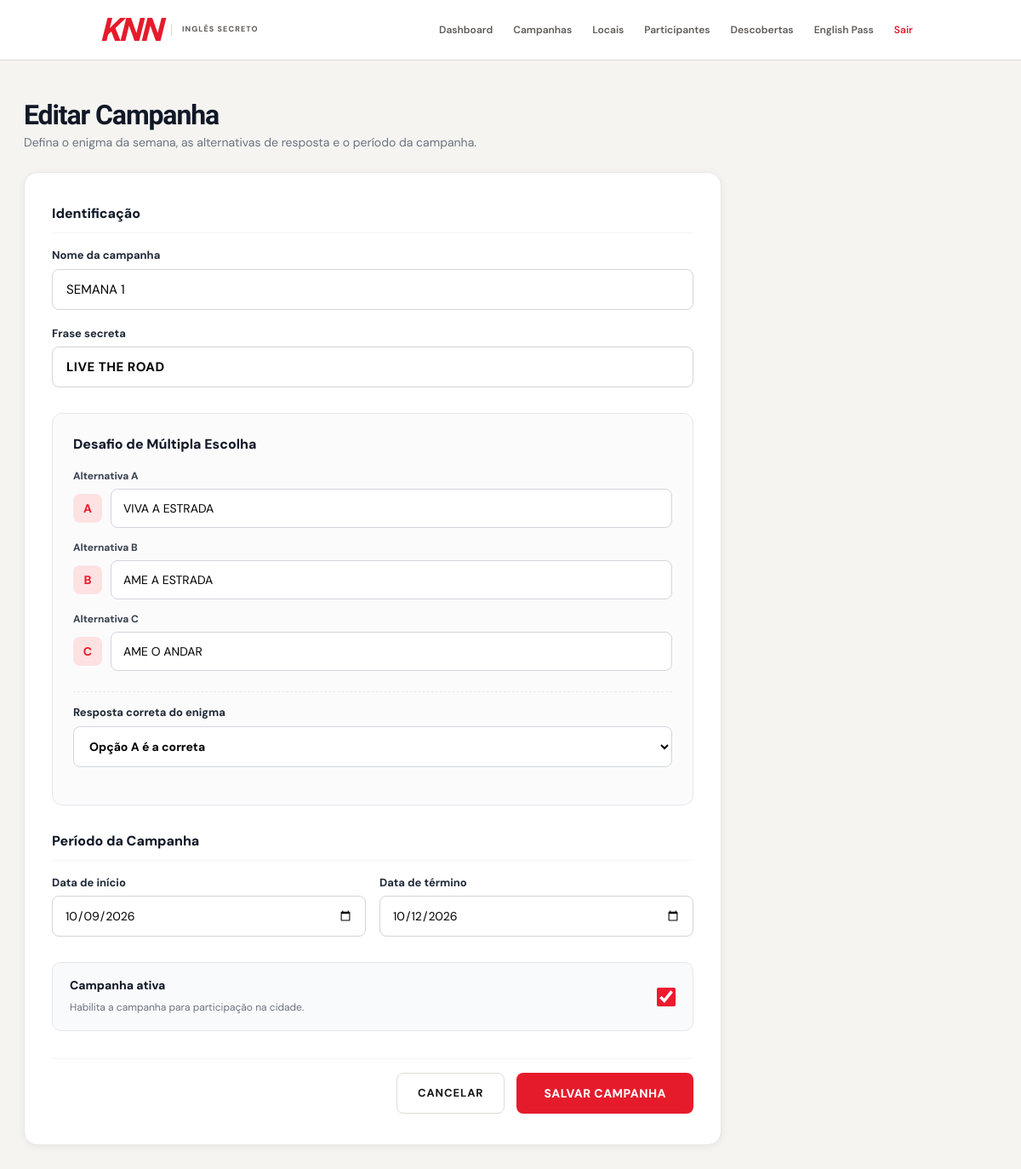
/admin/campanhas/14/editar (signed in), run on the app's committed database.
### tables this page shows
CREATE TABLE campanhas (
            id INTEGER PRIMARY KEY AUTOINCREMENT,
            codigo TEXT NOT NULL UNIQUE,
            nome TEXT NOT NULL,
            semana INTEGER NOT NULL,
            frase TEXT NOT NULL,
            traducao TEXT NOT NULL,
            data_inicio TEXT,
            data_fim TEXT,
            ativa INTEGER NOT NULL DEFAULT 0,
            data_criacao TEXT NOT NULL DEFAULT CURRENT_TIMESTAMP
        , opcao_a TEXT, opcao_b TEXT, opcao_c TEXT, resposta_correta TEXT DEFAULT 'A');

### app.py (the view, shortened to what this page needs)
@app.route("/admin/campanhas/<int:campanha_id>/editar", methods=["GET", "POST"])
@admin_required
def editar_campanha(campanha_id):
    connection = get_connection()
    campanha = connection.execute(
        """
        SELECT *
        FROM campanhas
        WHERE id = ?
        """,
        (campanha_id,)
    ).fetchone()
    connection.close()
    return render_template(
        "admin/campanha_form.html",
        campanha=campanha
    )

### app.py (called while the page is built)
def admin_required(function):
    @wraps(function)
    def decorated_function(*args, **kwargs):
        if not session.get("admin_logged"):
            return redirect(
                url_for("admin_login")
            )
        return function(*args, **kwargs)
    return decorated_function

### database.py (called while the page is built)
def get_connection():
    os.makedirs(os.path.dirname(DATABASE_PATH), exist_ok=True)
    connection = sqlite3.connect(DATABASE_PATH)
    connection.row_factory = sqlite3.Row
    connection.execute("PRAGMA foreign_keys = ON")
    return connection

### templates/admin/campanha_form.html (shortened to what this page needs)
{% extends "base.html" %}
{% block content %}
<div class="admin-header" style="margin-bottom: 24px;">
    <div>
        <h1 style="font-size: 32px; font-weight: 800; color: #111827; margin-bottom: 4px;">
            {% if campanha %}
            Editar Campanha
            {% else %}
            Nova Campanha
            {% endif %}
        </h1>
        <p style="color: #6b7280; font-size: 14px;">
            Defina o enigma da semana, as alternativas de resposta e o período da campanha.
        </p>
    </div>
</div>
<form method="POST" class="admin-form" style="max-width: 820px; background: #ffffff; border: 1px solid var(--border); border-radius: 16px; padding: 36px 32px; box-shadow: var(--shadow-sm);">
    <div style="margin-bottom: 30px;">
        <div style="font-size: 16px; font-weight: 800; color: #111827; margin-bottom: 16px; border-bottom: 1px solid #f3f4f6; padding-bottom: 10px;">
            Identificação
        </div>
        <div style="margin-bottom: 18px;">
            <label for="nome" style="display: block; font-size: 13px; font-weight: 700; color: #1f2937; margin-bottom: 6px;">
                Nome da campanha
            </label>
            <input id="nome" type="text" name="nome" value="{{ campanha.nome if campanha else '' }}"
                placeholder="Nome" required style="width: 100%; height: 48px; border-radius: 8px; border: 1px solid #d1d5db; padding: 0 16px; font-size: 15px; background: #fff;">
        </div>
        <div>
            <label for="frase" style="display: block; font-size: 13px; font-weight: 700; color: #1f2937; margin-bottom: 6px;">
                Frase secreta
            </label>
            <input id="frase" type="text" name="frase" value="{{ campanha.frase if campanha else '' }}"
                placeholder="Frase secreta" required style="width: 100%; height: 48px; border-radius: 8px; border: 1px solid #d1d5db; padding: 0 16px; font-size: 15px; font-weight: 700; text-transform: uppercase; background: #fff; letter-spacing: 0.5px;">
        </div>
    </div>
    <div style="margin-bottom: 30px; background: #fbfbfc; border: 1px solid #e5e7eb; border-radius: 12px; padding: 24px;">
        <div style="font-size: 16px; font-weight: 800; color: #111827; margin-bottom: 16px;">
            Desafio de Múltipla Escolha
        </div>
        <div style="display: flex; flex-direction: column; gap: 14px;">
            <div>
                <label for="opcao_a" style="display: block; font-size: 12px; font-weight: 700; color: #374151; margin-bottom: 6px;">Alternativa A</label>
                <div style="display: flex; align-items: center; gap: 10px;">
                    <span style="display: inline-flex; align-items: center; justify-content: center; width: 34px; height: 34px; background: #fee2e2; color: #ed1b2f; font-weight: 800; border-radius: 8px; font-size: 14px; flex-shrink: 0;">A</span>
                    <input id="opcao_a" type="text" name="opcao_a" value="{{ campanha.opcao_a if campanha and campanha.opcao_a else (campanha.traducao if campanha else '') }}" placeholder="Opção A" required style="flex: 1; height: 46px; border-radius: 8px; border: 1px solid #d1d5db; padding: 0 14px; font-size: 14px; background: #fff;">
                </div>
            </div>
            <div>
                <label for="opcao_b" style="display: block; font-size: 12px; font-weight: 700; color: #374151; margin-bottom: 6px;">Alternativa B</label>
                <div style="display: flex; align-items: center; gap: 10px;">
                    <span style="display: inline-flex; align-items: center; justify-content: center; width: 34px; height: 34px; background: #fee2e2; color: #ed1b2f; font-weight: 800; border-radius: 8px; font-size: 14px; flex-shrink: 0;">B</span>
                    <input id="opcao_b" type="text" name="opcao_b" value="{{ campanha.opcao_b if campanha and campanha.opcao_b else '' }}" placeholder="Opção B" required style="flex: 1; height: 46px; border-radius: 8px; border: 1px solid #d1d5db; padding: 0 14px; font-size: 14px; background: #fff;">
                </div>
            </div>
            <div>
                <label for="opcao_c" style="display: block; font-size: 12px; font-weight: 700; color: #374151; margin-bottom: 6px;">Alternativa C</label>
                <div style="display: flex; align-items: center; gap: 10px;">
                    <span style="display: inline-flex; align-items: center; justify-content: center; width: 34px; height: 34px; background: #fee2e2; color: #ed1b2f; font-weight: 800; border-radius: 8px; font-size: 14px; flex-shrink: 0;">C</span>
                    <input id="opcao_c" type="text" name="opcao_c" value="{{ campanha.opcao_c if campanha and campanha.opcao_c else '' }}" placeholder="Opção C" required style="flex: 1; height: 46px; border-radius: 8px; border: 1px solid #d1d5db; padding: 0 14px; font-size: 14px; background: #fff;">
                </div>
            </div>
            <div style="margin-top: 10px; padding-top: 14px; border-top: 1px dashed #e5e7eb;">
                <label for="resposta_correta" style="display: block; font-size: 13px; font-weight: 700; color: #1f2937; margin-bottom: 6px;">
                    Resposta correta do enigma
                </label>
                <select id="resposta_correta" name="resposta_correta" style="width: 100%; height: 48px; border-radius: 8px; border: 1px solid #d1d5db; padding: 0 14px; font-size: 14px; font-weight: 700; background: #fff;">
                    <option value="A" {% if not campanha or not campanha.resposta_correta or campanha.resposta_correta == 'A' %}selected{% endif %}>Opção A é a correta</option>
                </select>
            </div>
        </div>
    </div>
    <div style="margin-bottom: 30px;">
        <div style="font-size: 16px; font-weight: 800; color: #111827; margin-bottom: 16px; border-bottom: 1px solid #f3f4f6; padding-bottom: 10px;">
            Período da Campanha
        </div>
        <div style="display: grid; grid-template-columns: 1fr 1fr; gap: 16px;">
            <div>
                <label for="data_inicio" style="display: block; font-size: 13px; font-weight: 700; color: #1f2937; margin-bottom: 6px;">
                    Data de início
                </label>
                <input id="data_inicio" type="date" name="data_inicio" value="{{ campanha.data_inicio if campanha else '' }}" style="width: 100%; height: 48px; border-radius: 8px; border: 1px solid #d1d5db; padding: 0 14px; font-size: 14px; background: #fff;">
            </div>
            <div>
                <label for="data_fim" style="display: block; font-size: 13px; font-weight: 700; color: #1f2937; margin-bottom: 6px;">
                    Data de término
                </label>
                <input id="data_fim" type="date" name="data_fim" value="{{ campanha.data_fim if campanha else '' }}" style="width: 100%; height: 48px; border-radius: 8px; border: 1px solid #d1d5db; padding: 0 14px; font-size: 14px; background: #fff;">
            </div>
        </div>
    </div>
    <div style="margin-bottom: 32px; padding: 16px 20px; background: #f9fafb; border: 1px solid #e5e7eb; border-radius: 10px; display: flex; align-items: center; justify-content: space-between;">
        <div>
            <label for="ativa" style="font-size: 14px; font-weight: 800; color: #111827; cursor: pointer; display: block; margin-bottom: 2px;">
                Campanha ativa
            </label>
            <span style="font-size: 12px; color: #6b7280;">Habilita a campanha para participação na cidade.</span>
        </div>
        <input type="checkbox" id="ativa" name="ativa" {% if not campanha or campanha.ativa %}checked{% endif %} style="width: 22px; height: 22px; accent-color: var(--knn-red); cursor: pointer;">
    </div>
    <div style="display: flex; align-items: center; justify-content: flex-end; gap: 14px; padding-top: 16px; border-top: 1px solid #f3f4f6;">
        <a href="{{ url_for('campanhas') }}" class="btn btn-secondary" style="height: 48px; padding: 0 24px; font-size: 13px; font-weight: 700; border-radius: 8px; display: inline-flex; align-items: center;">
            CANCELAR
        </a>
        <button type="submit" class="btn btn-primary" style="height: 48px; padding: 0 32px; font-size: 14px; font-weight: 800; border-radius: 8px; letter-spacing: 0.5px;">
            SALVAR CAMPANHA
        </button>
    </div>
</form>
{% endblock %}

### static/css/style.css (style rules this page uses)
:root { --knn-red: #ed1b2f; --knn-red-dark: #c9001d; --knn-red-deep: #a90018; --knn-red-light: #fff0f2; --black: #111111; --text: #171717; --text-soft: #5f5f5f; --muted: #858585; --white: #ffffff; --background: #f7f7f7; --surface: #ffffff; --border: #e7e7e7; --border-dark: #d5d5d5; --green: #159447; --green-light: #eaf8ef; --yellow: #f0a800; --yellow-light: #fff7df; --blue: var(--knn-red); --blue-dark: var(--knn-red-dark); --blue-light: var(--knn-red-light); --red: var(--knn-red); --red-dark: var(--knn-red-dark); --pink: #ff3150; --pink-light: #fff0f2; --max-width: 1180px; --radius-sm: 8px; --radius-md: 14px; --radius-lg: 20px; --shadow-sm: 0 2px 10px rgba(0, 0, 0, 0.06); --shadow-md: 0 8px 30px rgba(0, 0, 0, 0.08); }
* { box-sizing: border-box; margin: 0; padding: 0; }
html { scroll-behavior: smooth; }
body { min-height: 100vh; font-family: "DM Sans", Arial, sans-serif; font-size: 16px; line-height: 1.5; color: var(--text); background: var(--background); -webkit-font-smoothing: antialiased; }
a { color: inherit; text-decoration: none; }
button, input, select, textarea { font: inherit; }
button { cursor: pointer; }
.btn { display: inline-flex; align-items: center; justify-content: center; min-height: 48px; padding: 12px 22px; border: 0; border-radius: 999px; font-size: 15px; font-weight: 700; transition: transform 0.2s ease, box-shadow 0.2s ease, background 0.2s ease; }
.btn-primary { background: var(--knn-red); color: var(--white); box-shadow: 0 7px 18px rgba(237, 27, 47, 0.2); }
.btn-secondary { border: 1px solid var(--border); background: var(--white); color: var(--text); }
.admin-header { display: flex; align-items: flex-end; justify-content: space-between; gap: 24px; margin-bottom: 32px; }
.admin-header h1 { font-size: clamp(32px, 5vw, 48px); line-height: 1; letter-spacing: -2px; font-weight: 800; }
.admin-header p { margin-top: 8px; color: var(--text-soft); }

### static/css/public.css (style rules this page uses)
:root { --p-red: #e51b2b; --p-red-dark: #bb1020; --p-ink: #141416; --p-cream: #f7f5f1; --p-line: #dedbd5; --p-muted: #68666a; }

### static/css/admin.css (style rules this page uses)
.admin-page { --admin-red: #e51b2b; --admin-ink: #151517; --admin-paper: #f5f4f1; --admin-line: #dedbd5; --admin-muted: #6f6c69; background: var(--admin-paper); color: var(--admin-ink); font-family: "DM Sans", Arial, sans-serif; }
.admin-page .btn { min-height: 43px; border-radius: 3px; font-size: 11px; letter-spacing: .07em; }
.admin-page .btn-primary { background: var(--admin-red); box-shadow: none; }
.admin-page .btn-secondary { border-color: var(--admin-line); border-radius: 3px; background: #fff; }
.admin-page .admin-header { margin-bottom: 29px; }
.admin-page .admin-header h1 { font: 800 clamp(40px, 5vw, 58px)/.85 "Barlow Condensed", Impact, sans-serif; letter-spacing: -.035em; }
.admin-page .admin-header p { font-size: 13px; }

### data on the page
campanhas: nome "SEMANA 1", frase "LIVE THE ROAD", opcao_a "VIVA A ESTRADA", opcao_b "AME A ESTRADA", opcao_c "AME O ANDAR", resposta_correta "Opção A é a correta", data_inicio "10/09/2026", data_fim "10/12/2026", ativa "☑"
